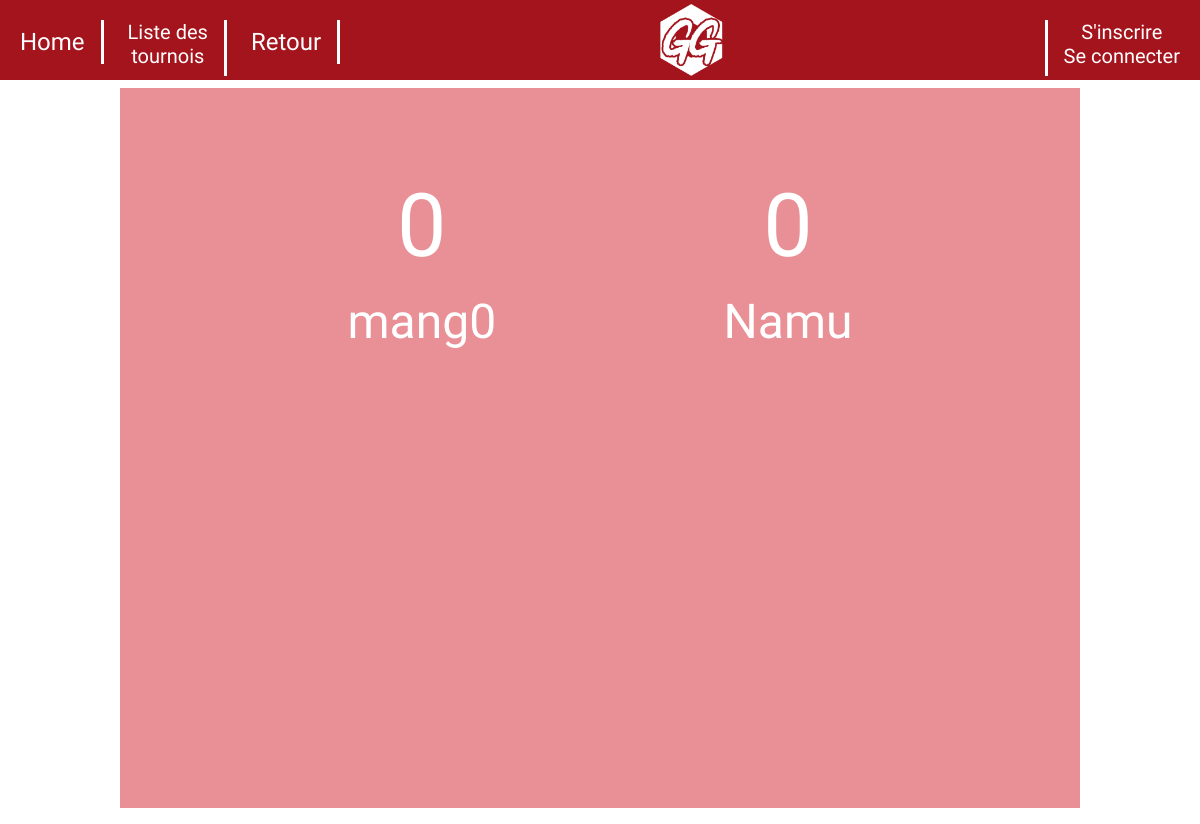
Page /shinegg/index.php?view=match-view&tournamentId=1&matchId=2 on the committed database.
### tables this page shows
CREATE TABLE `matches` (
  `match_id` int(20) NOT NULL,
  `tournament_id` int(20) NOT NULL,
  `location` varchar(10) NOT NULL,
  `player1_id` int(20) DEFAULT NULL,
  `player1_score` int(2) NOT NULL DEFAULT 0,
  `player1_agreement` int(1) NOT NULL DEFAULT 0,
  `player2_id` int(20) DEFAULT NULL,
  `player2_score` int(2) NOT NULL DEFAULT 0,
  `player2_agreement` int(1) NOT NULL DEFAULT 0,
  `score_max` int(1) NOT NULL DEFAULT 3
);

CREATE TABLE `users` (
  `id` int(20) NOT NULL,
  `name` char(40) NOT NULL DEFAULT '',
  `team` varchar(10) DEFAULT NULL,
  `region` char(20) NOT NULL DEFAULT 'US_EC',
  `main_char` varchar(20) DEFAULT NULL,
  `profile_picture` char(180) DEFAULT NULL,
  `password` text NOT NULL,
  `bio` text DEFAULT NULL,
  `slippi` varchar(8) DEFAULT NULL,
  `twitter` varchar(50) DEFAULT NULL,
  `smash_gg` varchar(50) DEFAULT NULL,
  `discord` varchar(50) DEFAULT NULL
);

### shinegg/libs/sqlUtil.php (called while the page is built, shortened)
<?php
include_once "config.php";
function SQLSelect($sql)
{
 	global $BDD_host;
	global $BDD_base;
 	global $BDD_user;
 	global $BDD_password;
	try {
		$dbh = new PDO("mysql:host=$BDD_host;dbname=$BDD_base", $BDD_user, $BDD_password);
	} catch (PDOException $e) {
		die("<font color=\"red\">SQLSelect: Erreur de connexion : " . $e->getMessage() . "</font>");
	}
	$dbh->exec("SET CHARACTER SET utf8");
	$res = $dbh->query($sql);
	$num = $res->rowCount();
	if ($num==0) return false;
	else return $res;
}
function parcoursRs($result)
{
	$result->setFetchMode(PDO::FETCH_ASSOC);
	while ($ligne = $result->fetch())
		$tab[]= $ligne;
	return $tab;
}
?>

### shinegg/libs/matchUtil.php (called while the page is built, shortened)
<?php
include_once "sqlUtil.php";
include_once "userUtil.php";
function getMatch($matchId)
{
    $SQL = "SELECT * FROM matches WHERE match_id = $matchId";
    return parcoursRs(SQLSelect($SQL))[0];
}
function isMatchFinished($matchId)
{
    $match = parcoursRs(SQLSelect("SELECT * FROM matches WHERE match_id = '$matchId'"))[0];
    return false;
}
function isMatchFilled($matchId)
{
    $match = parcoursRs(SQLSelect("SELECT * FROM matches WHERE match_id = '$matchId'"))[0];
    if($match["player1_id"] && $match["player2_id"]) {
        return true;
    }
    return false;
}
?>

### shinegg/libs/tournamentUtil.php (called while the page is built, shortened)
<?php
include_once "sqlUtil.php";
include_once "matchUtil.php";
function getTournament($id) {
    $SQL="SELECT * FROM tournaments WHERE id='$id'";
	$Request = parcoursRs(SQLSelect($SQL))[0];
    return $Request;
}
?>

### shinegg/libs/userUtil.php (called while the page is built, shortened)
<?php
include_once ("sqlUtil.php");
function getUserData($id)
{
    $SQL="SELECT * FROM users WHERE id='$id'";
    $Request = parcoursRs(SQLSelect($SQL))[0];
    return $Request;
}
?>

### shinegg/pages/match-view.php (the view, shortened to what this page needs)
<?php
include_once "libs/tournamentUtil.php";
include_once "libs/matchUtil.php";
include_once "libs/userUtil.php";
$tournamentId = getArg("tournamentId");
$matchId = getArg("matchId");
$matchFinished = isMatchFinished($matchId);
$matchFilled = isMatchFilled($matchId);
$tournament  = getTournament($tournamentId);
$match = getMatch($matchId);
?>
<head>
    <link rel="stylesheet" type="text/css" href="css/match.css">
</head>
<form action="controller/tournamentController.php">
<div id="match-container">
    <?php
        $firstPlayer = getUserData($match["player1_id"]);
        $secondPlayer = getUserData($match["player2_id"]);
        echo "<div class=\"card-first\">";
        echo    "<span class=\"card-score\">" . $match["player1_score"] . "</span>";
        echo    "<span class=\"card-name\">" . $firstPlayer["name"] . "</span>";
        echo "</div>";
        echo "<div class=\"card-second\">";
        echo    "<span class=\"card-score\">" . $match["player2_score"] . "</span>";
        echo    "<span class=\"card-name\">" . $secondPlayer["name"] . "</span>";
        echo "</div>";
    ?>
</div>
</form>

### shinegg/css/match.css (style rules this page uses)
#match-container { display: flex; justify-content: space-evenly; width: 80%; height: 90vh; background-color: #e99097; color: white; margin-left: 10%; font-family: 'Josefin Sans', sans-serif; }
#match-container > div { padding-top: 9%; display: inline-block; text-align: center; }
span { display: block; }
.card-score { font-size: 11vh; padding-bottom: 2vh; }
.card-name { font-size: 6vh; }

### rows in the picture
matches: player1_score "0", player2_score "0"
users: name "mang0"
users: name "Namu"
